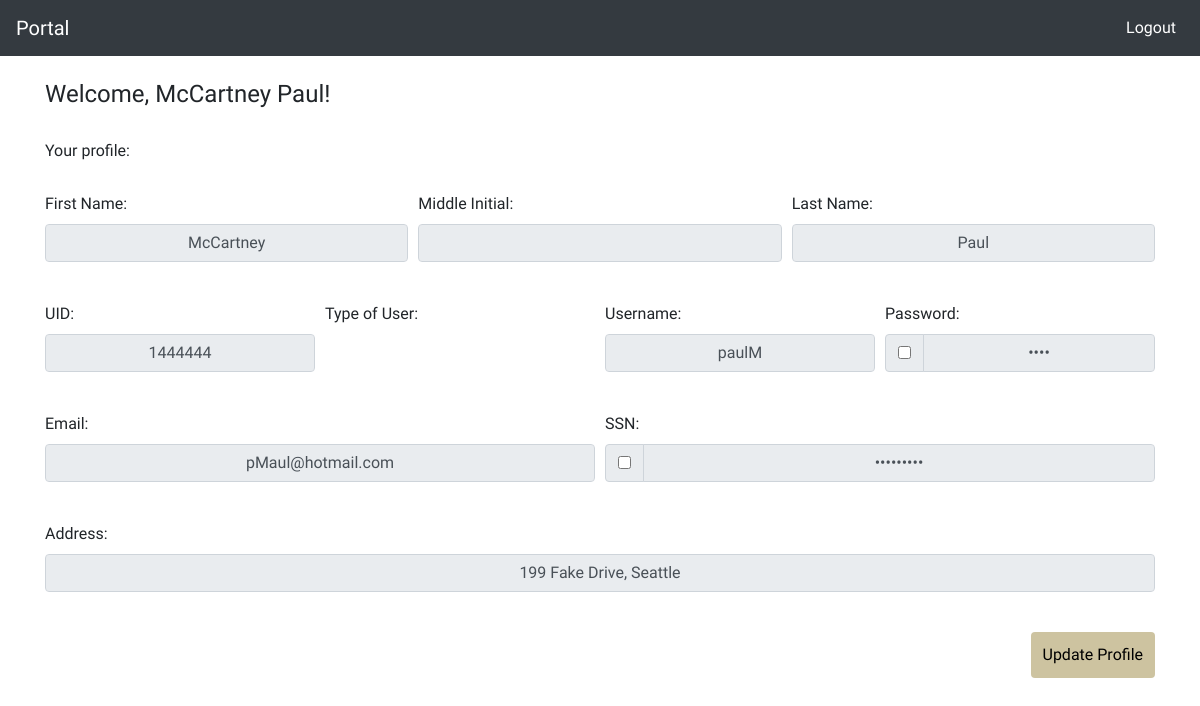
The app's page /apps/phase1/updateProfile.php (signed in) with its own data.
### tables this page shows
CREATE TABLE users (  
    `UID` int NOT NULL AUTO_INCREMENT, 
    `username` varchar(20) NOT NULL,
    `password` varchar(40) NOT NULL,
    `fname` varchar(50) NOT NULL,
    `minit` char(1),
    `lname` varchar(50) NOT NULL,
    `ssn` char(9) NOT NULL,
 
    `typeUser` int(1) NOT NULL,
    `address` varchar(100) NOT NULL, 
    `email` varchar(62) NOT NULL,
    `dob` date, 
    PRIMARY KEY (UID)
);

### apps/phase1/updateProfile.php (the view, shortened to what this page needs)
<?php
    $uid = $_SESSION['uid'];
    require_once('../navMenus/navbar.php');
    $dbc = mysqli_connect(DB_HOST, DB_USER, DB_PASSWORD, DB_NAME);
?>
<!DOCTYPE html>
<head>
    <link rel="stylesheet" type="text/css" href="portalCSS/style.css">
   <link href="https://stackpath.bootstrapcdn.com/bootstrap/4.4.1/css/bootstrap.min.css" rel="stylesheet">
    <link href="./css/sysad.css" rel="stylesheet">
</head>
<body>
<?php
$q = "SELECT * FROM users WHERE UID = $uid;";
$d = mysqli_query($dbc, $q);
$data = mysqli_fetch_array($d);
if ($d){ ?>
    <div class="container">
        <h4>Welcome, <?php echo $data['fname']?> <?php echo $data['minit']?> <?php echo $data['lname']?>!</h4>
    </div>
    <div class="container"><br><h6>Your profile:</h6><br></div>
    <div class="container">
        <form action="./updateProfile.php" method="POST" id="user-update">
            <div class="form-row">
                <div class="col">
                    <label for="fname">First Name:</label>
                    <input disabled  type="text" id="input" name="fname" data-error="fname-err" class="form-control form-group" label="First Name: " minlength="1" maxlength="50" value="<?php echo $data['fname']; ?>"  >
                </div>
                <div class="col">
                    <label for="minit">Middle Initial:</label>
                    <input disabled  type="text" id="input" name="minit" data-error="minit-err" class="form-control form-group" label="Middle Initial" minlength="0" maxlength="1" value="<?php echo $data['minit']; ?>" >
                </div>
                <div class="col">
                    <label for="lname">Last Name:</label>
                    <input disabled  type="text" id="input" name="lname" data-error="lname-err" class="form-control form-group" placeholder="Last Name *"  minlength="1" maxlength="50" value="<?php echo $data['lname']; ?>" >
                </div>
            </div>
            <div><br></div>
            <div class="form-row">
                <div class="col">
                    <label for="uid">UID:</label>
                    <input disabled  type="text" id="input-perm" name="uid" data-error="lname-err" class="form-control form-group" placeholder="Last Name *"  minlength="1" maxlength="50" value="<?php echo $data['UID']; ?>" >
                </div>
                <div class="col">
                    <label for="typeUser">Type of User:</label>
                </div>
                <div class="col">
                    <label for="username">Username:</label>
                    <input disabled  type="text" id="input-perm" name="username" data-error="fname-err" class="form-control form-group" value="<?php echo $data['username']; ?>"  >
                </div>
                <div class="col">
                    <label for="password">Password:</label>
                    <div class="input-group mb-3">
                        <div class="input-group-prepend">
                            <div class="input-group-text">
                            <input id="check" type="checkbox" aria-label="Checkbox for following text input">
                            </div>
                        </div>
                        <input disabled  type="password" id="pass-input" name="password" data-error="minit-err" class="form-control form-group" value="<?php echo $data['password']; ?>" >
                    </div>
                </div>
            </div>
            <div><br></div>
            <div class="form-row">
                <div class="col">
                    <label for="fname">Email:</label>
                    <input disabled type="text" id="input" name="email" data-error="fname-err" class="form-control form-group" value="<?php echo $data['email']; ?>"  >
                </div>
                <div class="col">
                    <label for="ssn">SSN:</label>
                    <div class="input-group mb-3">
                        <div class="input-group-prepend">
                            <div class="input-group-text">
                            <input id="check2" type="checkbox" aria-label="Checkbox for following text input">
                            </div>
                        </div>
                        <input disabled  type="password" id="ssn-input" name="ssn" class="form-control form-group" maxlength=9 value="<?php echo $data['ssn']; ?>" >
                    </div>
                </div>
            </div>
            <div><br></div>
            <div class="form-row">
                <div class="col">
                    <label for="minit">Address:</label>
                    <input disabled type="text" id="input" name="address" data-error="minit-err" class="form-control form-group" value="<?php echo $data['address']; ?>" >
                </div>
            </div>
            <div><br></div>
            <input type="button" class="btn btn-info float-right" id="update" name="update" value="Update Profile">
        </form>
    </div>
<?php } ?>
</body>
</html>

### apps/portalCSS/style.css (style rules this page uses)
html, body { max-width: 100%; overflow-x: hidden; background-color: white; }
form input { text-align: center; }

### apps/phase1/css/sysad.css (style rules this page uses)
body, html { font-family: 'Libre Caslon Text', serif; }
label { vertical-align: top; }
input[type=button] { background-color: #cdc3a0; color:black; border: 0px; padding-top: 1%; padding-bottom: 1%; }

### apps/phase1/updateProfile.php (style rules this page uses)
input[type=button] { background-color: #cdc3a0; color:black; border: 0px; padding-top: 1%; padding-bottom: 1%; }

### records on screen
users: fname "McCartney", lname "Paul", uid "1444444", username "paulM", email "pMaul@hotmail.com", address "199 Fake Drive, Seattle"
